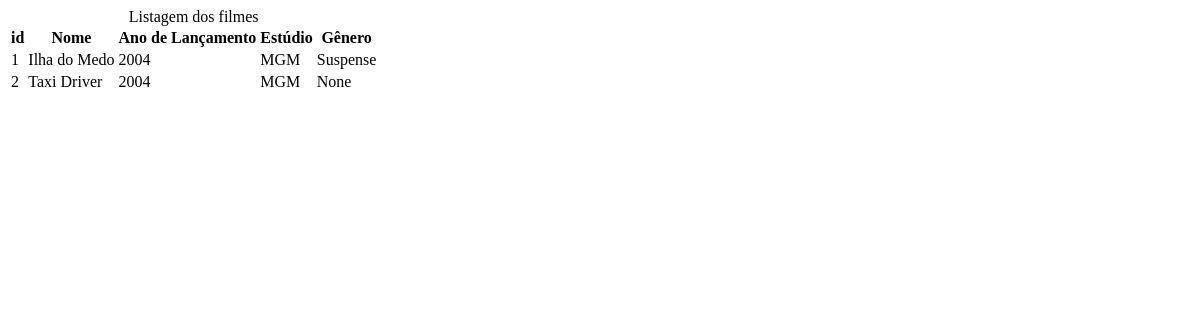
Before: /filmes/ with the older database file.
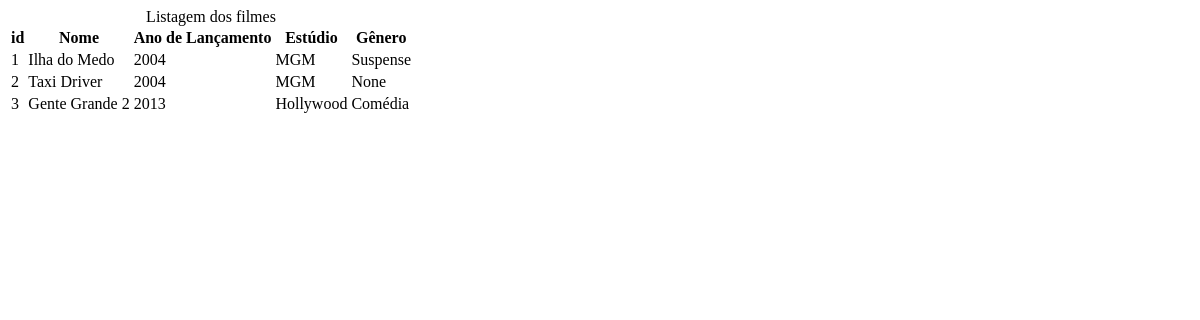
After: the same page with the newer database file.
### sistema/models.py (models this page shows, shortened)
class Filme(models.Model):
    nome = models.CharField(max_length=100)
    ano_lancamento = models.IntegerField()
    estudio = models.CharField(max_length=100)
    genero = models.ForeignKey(Genero, on_delete=models.SET_NULL, null=True, blank=True)
    sinopse = models.TextField()
    data_cadastro = models.DateField(default=timezone.now)

class Genero(models.Model):
    nome = models.CharField(max_length=50)
    data_cadastro = models.DateField(default=timezone.now)
    def __str__(self):
        return f'{self.nome}'

### sistema/views/filmes_views.py (the view)
# urls.py: path('filmes/', views.listarFilmes),
def listarFilmes(request):
    filmes = Filme.objects.all()
    context = {
        'filmes': filmes
    }
    return render(
        request,
        'filmes/listar.html',
        context,
    )

### sistema/templates/filmes/listar.html
<div class="container">
    <table class="table">
        <caption class="table-caption">
            Listagem dos filmes
        </caption>
        <thead>
            <tr class="table-row table-row-header">
                <th class="table-header">id</th>
                <th class="table-header">Nome</th>
                <th class="table-header">Ano de Lançamento</th>
                <th class="table-header">Estúdio</th>
                <th class="table-header">Gênero</th>
            </tr>
        </thead>
        <tbody>
            {% for filme in filmes %}
                <tr class="table-row">
                    <td class="table-cel">{{ filme.id }}</td>
                    <td class="table-cel">{{ filme.nome }}</td>
                    <td class="table-cel">{{ filme.ano_lancamento }}</td>
                    <td class="table-cel">{{ filme.estudio }}</td>
                    <td class="table-cel">{{ filme.genero }}</td>
                </tr>
            {% endfor %}
        </tbody>
    </table>
</div>

Changed rows visible on the page:
added Filme: id "3", nome "Gente Grande 2", ano_lancamento "2013", estudio "Hollywood", genero "Comédia"
